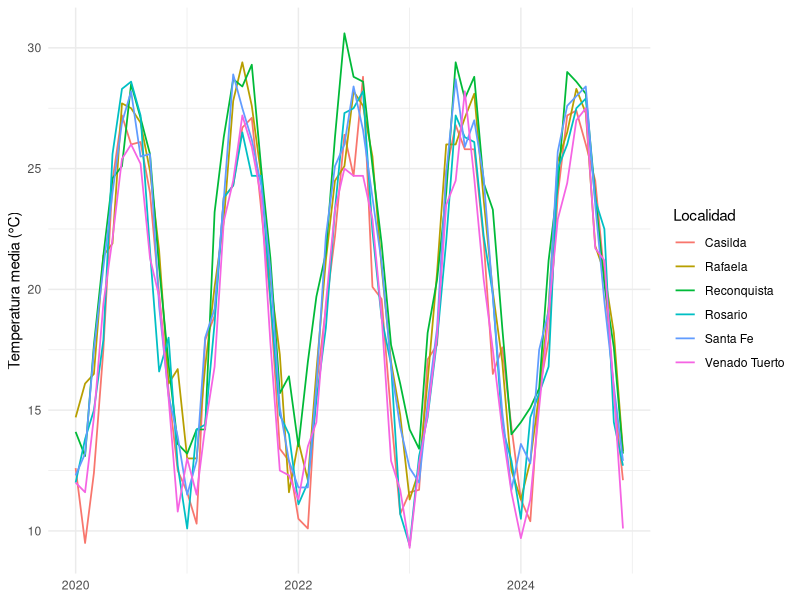
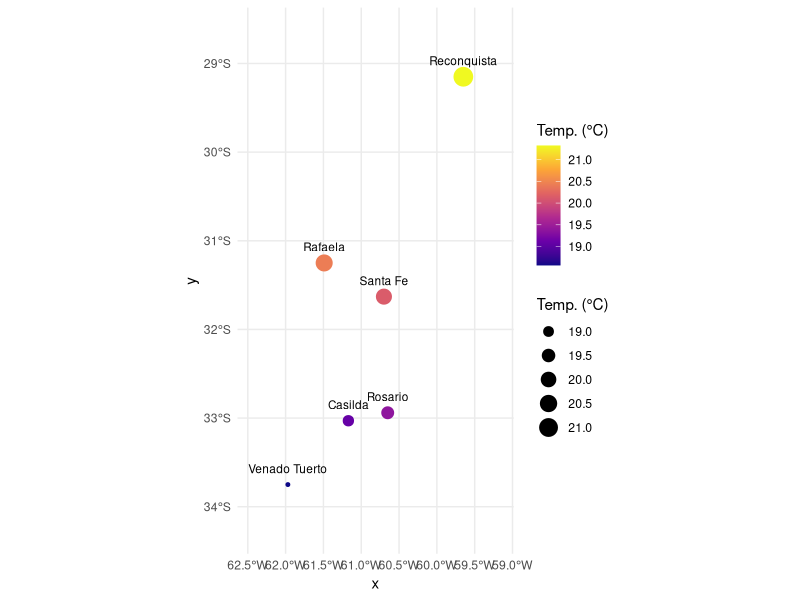

Write R code to recreate these figures, in order.
## ---- chunk 1
knitr::opts_chunk$set(
  echo = FALSE,       # no mostrar el código en el documento final (es un paper, no un tutorial)
  warning = FALSE,
  message = FALSE,
  fig.align = "center"
)

library(dplyr)
library(ggplot2)
library(sf)
library(knitr)
library(kableExtra)
## ---- chunk 2
datos <- read.csv("../data/datos_climaticos_santafe.csv")
datos$fecha <- as.Date(datos$fecha)

estaciones <- read.csv("../data/estaciones.csv")

resumen_por_sitio <- datos |>
  group_by(sitio) |>
  summarize(
    `Temp. media (°C)` = round(mean(temperatura_media_c), 1),
    `Precip. media (mm)` = round(mean(precipitacion_mm), 1),
    `Precip. total (mm)` = round(sum(precipitacion_mm), 0),
    .groups = "drop"
  ) |>
  rename(Localidad = sitio)
## ---- chunk 3
kable(resumen_por_sitio, caption = "Resumen climático por localidad (2020-2024)") |>
  kable_styling(latex_options = c("striped", "hold_position"), full_width = FALSE)
## ---- chunk 4
ggplot(datos, aes(x = fecha, y = temperatura_media_c, color = sitio)) +
  geom_line(linewidth = 0.6) +
  labs(x = NULL, y = "Temperatura media (°C)", color = "Localidad") +
  theme_minimal()
## ---- chunk 5
estaciones_sf <- st_as_sf(estaciones, coords = c("lon", "lat"), crs = 4326) |>
  left_join(
    datos |> group_by(sitio) |> summarize(temp_promedio = mean(temperatura_media_c), .groups = "drop"),
    by = "sitio"
  )

bbox <- st_bbox(estaciones_sf)

ggplot(estaciones_sf) +
  geom_sf(aes(color = temp_promedio, size = temp_promedio)) +
  geom_sf_text(aes(label = sitio), nudge_y = 0.18, size = 3) +
  coord_sf(
    xlim = c(bbox["xmin"] - 0.5, bbox["xmax"] + 0.5),
    ylim = c(bbox["ymin"] - 0.5, bbox["ymax"] + 0.5)
  ) +
  scale_color_viridis_c(option = "plasma") +
  labs(color = "Temp. (°C)", size = "Temp. (°C)") +
  theme_minimal()
